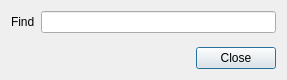
<?xml version="1.0" encoding="UTF-8"?>
<ui version="4.0">
 <class>SolarusEditor::FindTextDialog</class>
 <widget class="QDialog" name="SolarusEditor::FindTextDialog">
  <property name="geometry">
   <rect>
    <x>0</x>
    <y>0</y>
    <width>287</width>
    <height>80</height>
   </rect>
  </property>
  <property name="windowTitle">
   <string>Find text</string>
  </property>
  <layout class="QVBoxLayout" name="verticalLayout">
   <item>
    <layout class="QFormLayout" name="form_layout">
     <item row="0" column="0">
      <widget class="QLabel" name="find_label">
       <property name="text">
        <string>Find</string>
       </property>
      </widget>
     </item>
     <item row="0" column="1">
      <widget class="QLineEdit" name="find_field">
       <property name="minimumSize">
        <size>
         <width>200</width>
         <height>0</height>
        </size>
       </property>
      </widget>
     </item>
    </layout>
   </item>
   <item>
    <widget class="QDialogButtonBox" name="button_box">
     <property name="orientation">
      <enum>Qt::Horizontal</enum>
     </property>
     <property name="standardButtons">
      <set>QDialogButtonBox::Close</set>
     </property>
    </widget>
   </item>
  </layout>
 </widget>
 <resources/>
 <connections>
  <connection>
   <sender>button_box</sender>
   <signal>accepted()</signal>
   <receiver>SolarusEditor::FindTextDialog</receiver>
   <slot>accept()</slot>
   <hints>
    <hint type="sourcelabel">
     <x>248</x>
     <y>254</y>
    </hint>
    <hint type="destinationlabel">
     <x>157</x>
     <y>274</y>
    </hint>
   </hints>
  </connection>
  <connection>
   <sender>button_box</sender>
   <signal>rejected()</signal>
   <receiver>SolarusEditor::FindTextDialog</receiver>
   <slot>reject()</slot>
   <hints>
    <hint type="sourcelabel">
     <x>316</x>
     <y>260</y>
    </hint>
    <hint type="destinationlabel">
     <x>286</x>
     <y>274</y>
    </hint>
   </hints>
  </connection>
 </connections>
</ui>
